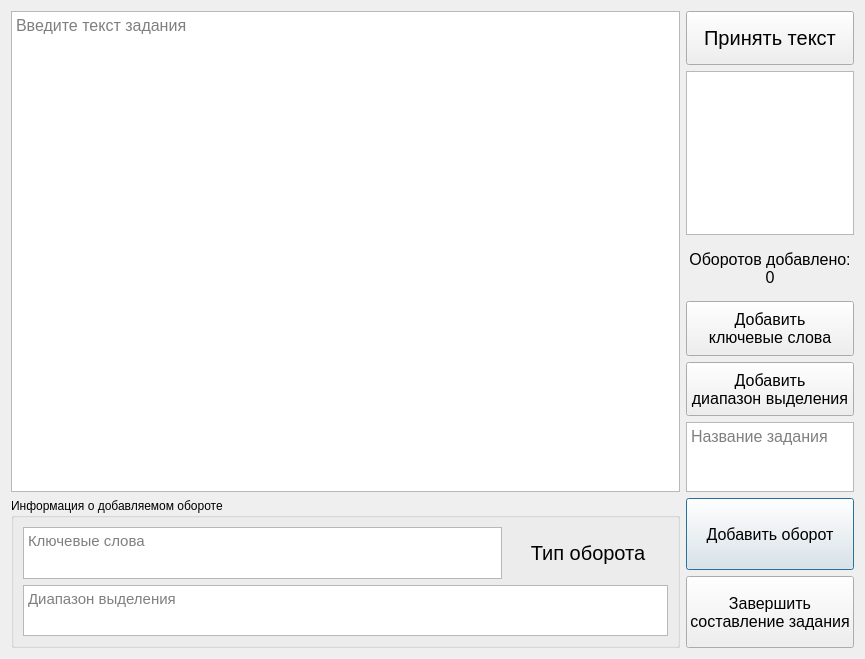
<?xml version="1.0" encoding="UTF-8"?>
<ui version="4.0">
 <class>Dialog</class>
 <widget class="QDialog" name="Dialog">
  <property name="geometry">
   <rect>
    <x>0</x>
    <y>0</y>
    <width>865</width>
    <height>659</height>
   </rect>
  </property>
  <property name="sizePolicy">
   <sizepolicy hsizetype="Expanding" vsizetype="Expanding">
    <horstretch>0</horstretch>
    <verstretch>0</verstretch>
   </sizepolicy>
  </property>
  <property name="windowTitle">
   <string>Dialog</string>
  </property>
  <layout class="QGridLayout" name="gridLayout_2" rowstretch="10,1" columnstretch="10,1">
   <item row="1" column="0">
    <widget class="QGroupBox" name="figure_info">
     <property name="sizePolicy">
      <sizepolicy hsizetype="Preferred" vsizetype="Fixed">
       <horstretch>0</horstretch>
       <verstretch>0</verstretch>
      </sizepolicy>
     </property>
     <property name="maximumSize">
      <size>
       <width>16777215</width>
       <height>150</height>
      </size>
     </property>
     <property name="title">
      <string>Информация о добавляемом обороте</string>
     </property>
     <layout class="QVBoxLayout" name="verticalLayout_2" stretch="0,0">
      <item>
       <layout class="QHBoxLayout" name="horizontalLayout" stretch="3,1">
        <item>
         <widget class="QTextBrowser" name="figure_info_key_words">
          <property name="font">
           <font>
            <pointsize>11</pointsize>
           </font>
          </property>
          <property name="acceptRichText">
           <bool>false</bool>
          </property>
          <property name="placeholderText">
           <string>Ключевые слова</string>
          </property>
         </widget>
        </item>
        <item>
         <widget class="QLabel" name="figure_info_type">
          <property name="sizePolicy">
           <sizepolicy hsizetype="Expanding" vsizetype="Expanding">
            <horstretch>0</horstretch>
            <verstretch>0</verstretch>
           </sizepolicy>
          </property>
          <property name="font">
           <font>
            <pointsize>15</pointsize>
           </font>
          </property>
          <property name="text">
           <string>Тип оборота</string>
          </property>
          <property name="alignment">
           <set>Qt::AlignCenter</set>
          </property>
         </widget>
        </item>
       </layout>
      </item>
      <item>
       <widget class="QTextBrowser" name="figure_info_possible_words">
        <property name="font">
         <font>
          <pointsize>11</pointsize>
         </font>
        </property>
        <property name="acceptRichText">
         <bool>false</bool>
        </property>
        <property name="placeholderText">
         <string>Диапазон выделения</string>
        </property>
       </widget>
      </item>
     </layout>
    </widget>
   </item>
   <item row="1" column="1">
    <layout class="QVBoxLayout" name="verticalLayout_3" stretch="1,1">
     <item>
      <widget class="QPushButton" name="button_add_figure">
       <property name="sizePolicy">
        <sizepolicy hsizetype="Minimum" vsizetype="Minimum">
         <horstretch>0</horstretch>
         <verstretch>0</verstretch>
        </sizepolicy>
       </property>
       <property name="font">
        <font>
         <pointsize>12</pointsize>
        </font>
       </property>
       <property name="text">
        <string>Добавить оборот</string>
       </property>
      </widget>
     </item>
     <item>
      <widget class="QPushButton" name="button_add_task">
       <property name="sizePolicy">
        <sizepolicy hsizetype="Minimum" vsizetype="Minimum">
         <horstretch>0</horstretch>
         <verstretch>0</verstretch>
        </sizepolicy>
       </property>
       <property name="font">
        <font>
         <pointsize>12</pointsize>
        </font>
       </property>
       <property name="text">
        <string>Завершить
составление задания</string>
       </property>
      </widget>
     </item>
    </layout>
   </item>
   <item row="0" column="1">
    <layout class="QVBoxLayout" name="verticalLayout" stretch="1,3,1,1,1,1">
     <item>
      <widget class="QPushButton" name="button_accept_text">
       <property name="sizePolicy">
        <sizepolicy hsizetype="Minimum" vsizetype="Expanding">
         <horstretch>0</horstretch>
         <verstretch>0</verstretch>
        </sizepolicy>
       </property>
       <property name="font">
        <font>
         <pointsize>15</pointsize>
         <weight>50</weight>
         <italic>false</italic>
         <bold>false</bold>
         <underline>false</underline>
         <strikeout>false</strikeout>
         <kerning>true</kerning>
        </font>
       </property>
       <property name="text">
        <string>Принять текст</string>
       </property>
      </widget>
     </item>
     <item>
      <widget class="QListWidget" name="figures_buttons_list">
       <property name="font">
        <font>
         <pointsize>12</pointsize>
        </font>
       </property>
      </widget>
     </item>
     <item>
      <widget class="QLabel" name="figures_counter_label">
       <property name="sizePolicy">
        <sizepolicy hsizetype="Preferred" vsizetype="Expanding">
         <horstretch>0</horstretch>
         <verstretch>0</verstretch>
        </sizepolicy>
       </property>
       <property name="font">
        <font>
         <pointsize>12</pointsize>
        </font>
       </property>
       <property name="text">
        <string>Оборотов добавлено:
0</string>
       </property>
       <property name="alignment">
        <set>Qt::AlignCenter</set>
       </property>
      </widget>
     </item>
     <item>
      <widget class="QPushButton" name="button_add_key_words">
       <property name="sizePolicy">
        <sizepolicy hsizetype="Minimum" vsizetype="Expanding">
         <horstretch>0</horstretch>
         <verstretch>0</verstretch>
        </sizepolicy>
       </property>
       <property name="font">
        <font>
         <pointsize>12</pointsize>
        </font>
       </property>
       <property name="text">
        <string>Добавить
ключевые слова</string>
       </property>
      </widget>
     </item>
     <item>
      <widget class="QPushButton" name="button_add_possible_words">
       <property name="sizePolicy">
        <sizepolicy hsizetype="Minimum" vsizetype="Expanding">
         <horstretch>0</horstretch>
         <verstretch>0</verstretch>
        </sizepolicy>
       </property>
       <property name="font">
        <font>
         <pointsize>12</pointsize>
        </font>
       </property>
       <property name="text">
        <string>Добавить
диапазон выделения</string>
       </property>
      </widget>
     </item>
     <item>
      <widget class="QPlainTextEdit" name="task_name_input">
       <property name="sizePolicy">
        <sizepolicy hsizetype="Expanding" vsizetype="Expanding">
         <horstretch>0</horstretch>
         <verstretch>0</verstretch>
        </sizepolicy>
       </property>
       <property name="font">
        <font>
         <pointsize>12</pointsize>
        </font>
       </property>
       <property name="placeholderText">
        <string>Название задания</string>
       </property>
      </widget>
     </item>
    </layout>
   </item>
   <item row="0" column="0">
    <widget class="QTextEdit" name="task_text">
     <property name="font">
      <font>
       <pointsize>12</pointsize>
      </font>
     </property>
     <property name="placeholderText">
      <string>Введите текст задания</string>
     </property>
    </widget>
   </item>
  </layout>
 </widget>
 <resources/>
 <connections/>
</ui>
